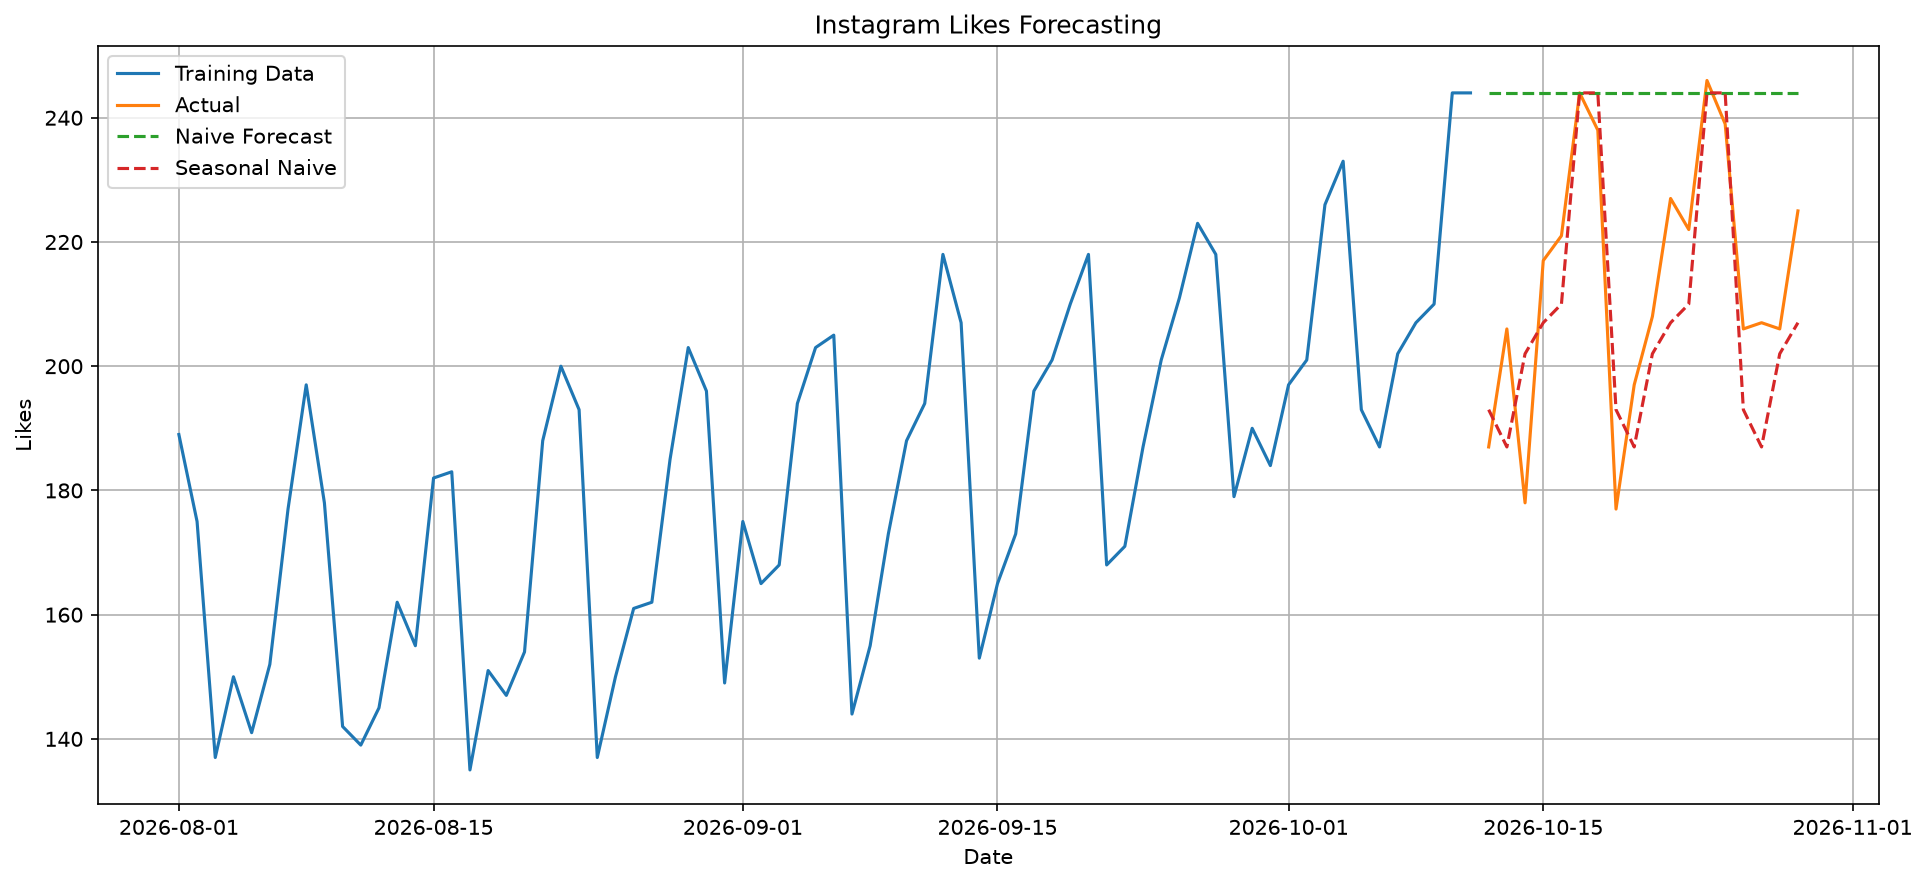

Write Python code to recreate this figure.
import pandas as pd
import numpy as np
import matplotlib.pyplot as plt

# 1. Membuat dataset 90 hari
np.random.seed(42)

dates = pd.date_range(start="2026-08-01", periods=90, freq="D")

weekly_effect = np.array([-20, -15, -10, 0, 10, 35, 25])[dates.dayofweek]

likes = np.round(
    150 + 0.8 * np.arange(90) + weekly_effect + np.random.normal(0, 8, 90)
).astype(int)

df = pd.DataFrame({"date": dates, "likes": likes}).set_index("date")

# 2. Split training dan testing
train_size = int(len(df) * 0.8)

train = df.iloc[:train_size]
test = df.iloc[train_size:]

# 3. Naive Forecast
naive_forecast = np.repeat(train["likes"].iloc[-1], len(test))

# 4. Seasonal Naive Forecast
season_length = 7

last_season = train["likes"].iloc[-season_length:].to_numpy()

seasonal_forecast = np.tile(last_season, int(np.ceil(len(test) / season_length)))[
    : len(test)
]

# 5. Membuat tabel hasil prediksi
results = pd.DataFrame(
    {
        "actual": test["likes"],
        "naive": naive_forecast,
        "seasonal_naive": seasonal_forecast,
    },
    index=test.index,
)

# 6. Menghitung MAE
naive_mae = np.mean(np.abs(results["actual"] - results["naive"]))

seasonal_mae = np.mean(np.abs(results["actual"] - results["seasonal_naive"]))

print("Naive MAE:", round(naive_mae, 2))
print("Seasonal Naive MAE:", round(seasonal_mae, 2))

# 7. Visualisasi
plt.figure(figsize=(13, 6))

plt.plot(train.index, train["likes"], label="Training Data")

plt.plot(test.index, test["likes"], label="Actual")

plt.plot(results.index, results["naive"], label="Naive Forecast", linestyle="--")

plt.plot(
    results.index, results["seasonal_naive"], label="Seasonal Naive", linestyle="--"
)

plt.title("Instagram Likes Forecasting")
plt.xlabel("Date")
plt.ylabel("Likes")
plt.legend()
plt.grid(True)
plt.tight_layout()
# plt.show()

plt.savefig("lesson_04.png", dpi=150, bbox_inches="tight")
